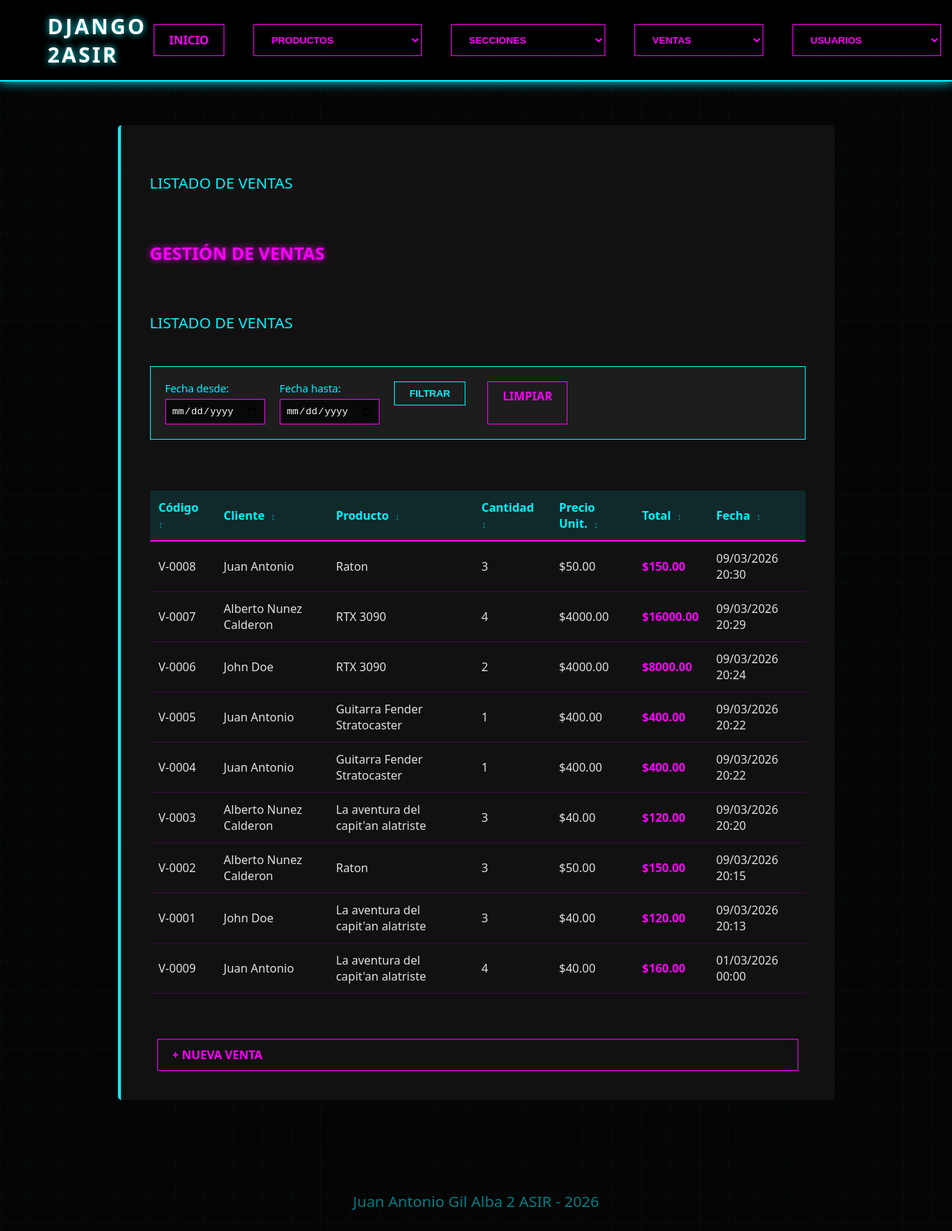
/ventas/, run on an earlier commit of the app's database.
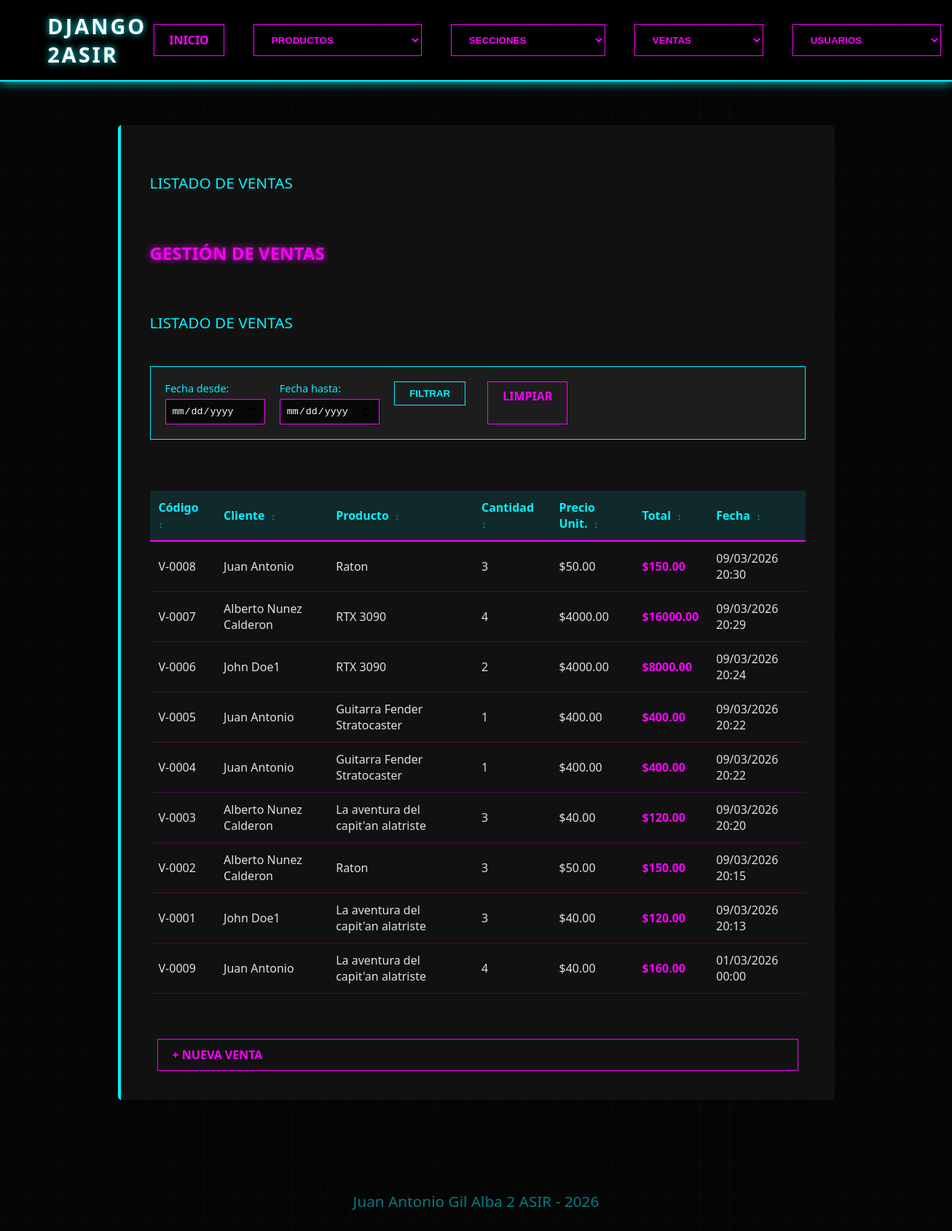
And on a later commit of the database.
### apps/ventas/models.py (models this page shows, shortened)
class Venta(models.Model):
    codigo_venta = models.CharField(max_length=20, unique=True)  # CÓDIGO DE LA VENTA
    cliente = models.ForeignKey(Cliente, on_delete=models.CASCADE, related_name='ventas')  # CLIENTE
    producto = models.ForeignKey(Producto, on_delete=models.CASCADE, related_name='ventas')  # PRODUCTO
    precio_producto = models.DecimalField(max_digits=10, decimal_places=2)  # PRECIO (podría ser el del producto en ese momento)
    cantidad = models.PositiveIntegerField()  # CANTIDAD
    fecha = models.DateTimeField()  # FECHA (automática al crear)
    @property
    def total(self):
        return self.precio_producto * self.cantidad
    class Meta:
        verbose_name = "Venta"
        verbose_name_plural = "Ventas"
        ordering = ['-fecha']  # Las más recientes primero

### apps/usuarios/models.py (models this page shows, shortened)
class Cliente(models.Model):
    nombre = models.CharField(max_length=100)
    email = models.EmailField(unique=True)
    telefono = models.CharField(max_length=20, blank=True, null=True)
    direccion = models.TextField(blank=True, null=True)
    fecha_registro = models.DateTimeField(auto_now_add=True)
    class Meta:
        verbose_name = "Cliente"
        verbose_name_plural = "Clientes"

### apps/productos/models.py (models this page shows, shortened)
class Producto(models.Model):
    nombre = models.CharField(max_length=100)
    descripcion = models.TextField(blank=True, null=True)
    precio = models.DecimalField(max_digits=10, decimal_places=2)
    stock = models.IntegerField(default=0)
    seccion = models.ForeignKey('secciones.Seccion', on_delete=models.SET_NULL, null=True, blank=True)
    class Meta:
        verbose_name = "Producto"
        verbose_name_plural = "Productos"

### apps/ventas/views.py (the view)
# urls.py: path('ventas/', ventas_views, name='ventas_url'),
def ventas_views(request):
    fecha_desde = request.GET.get('fecha_desde')
    fecha_hasta = request.GET.get('fecha_hasta')
    ventas = Venta.objects.all().order_by('-fecha')
    if fecha_desde:
        ventas = ventas.filter(fecha__date__gte=fecha_desde)
    if fecha_hasta:
        ventas = ventas.filter(fecha__date__lte=fecha_hasta)
    datos = {
        'parrafo': 'LISTADO DE VENTAS',
        'ventas': ventas,
        'fecha_desde': fecha_desde,
        'fecha_hasta': fecha_hasta,
    }
    return render(request, "ventas/index.html", datos)

### proyecto/templates/ventas/index.html (shortened to what this page needs)
{% extends "index.html" %}
{% load static %}
{% block extra_css %}
    <link rel="stylesheet" href="{% static 'css/style.css' %}">
    <link rel="stylesheet" href="{% static 'css/ventas.css' %}">
{% endblock %}
{% block contenido %}
    <h2 style="color: var(--neon-pink); text-shadow: 0 0 10px var(--neon-pink);">
        GESTIÓN DE VENTAS
    </h2>
    <p>{{ parrafo }}</p>
    <div class="filtros">
        <form method="get" style="display: flex; gap: 20px; width: 100%; flex-wrap: wrap;">
            <div>
                <label>Fecha desde:</label>
                <input type="date" name="fecha_desde" value="{{ fecha_desde }}">
            </div>
            <div>
                <label>Fecha hasta:</label>
                <input type="date" name="fecha_hasta" value="{{ fecha_hasta }}">
            </div>
            <button type="submit">Filtrar</button>
            <a href="{% url 'ventas_url' %}" class="neon-link" style="padding: 8px 20px;">Limpiar</a>
        </form>
    </div>
    {% if ventas %}
    <table>
        <thead>
            <tr>
                <th onclick="ordenarTabla(0)">Código</th>
                <th onclick="ordenarTabla(1)">Cliente</th>
                <th onclick="ordenarTabla(2)">Producto</th>
                <th onclick="ordenarTabla(3)">Cantidad</th>
                <th onclick="ordenarTabla(4)">Precio Unit.</th>
                <th onclick="ordenarTabla(5)">Total</th>
                <th onclick="ordenarTabla(6)">Fecha</th>
            </tr>
        </thead>
        <tbody>
            {% for venta in ventas %}
            <tr>
                <td>{{ venta.codigo_venta }}</td>
                <td>{{ venta.cliente.nombre }}</td>
                <td>{{ venta.producto.nombre }}</td>
                <td>{{ venta.cantidad }}</td>
                <td>${{ venta.precio_producto }}</td>
                <td class="total-venta">${{ venta.total }}</td>
                <td>{{ venta.fecha|date:"d/m/Y H:i" }}</td>
            </tr>
            {% endfor %}
        </tbody>
    </table>
    {% else %}
        <p>No hay ventas registradas</p>
    {% endif %}
    <br>
    <a href="{% url 'ventas_alta' %}" class="neon-link">+ Nueva Venta</a>
{% endblock %}

What changed in the data, as far as the page shows it:
changed through a linked row, Venta (number 3 of 9 on the later page): cliente.nombre "John Doe" → "John Doe1"
changed through a linked row, Venta (number 8 of 9 on the later page): cliente.nombre "John Doe" → "John Doe1"
